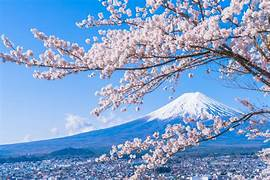
#> input picture TGMT/02.jpg, 270 x 180 px, found by its file name
$ jupyter execute 13.ipynb
#> lines starting #> are read from the running program, lines starting #| are printed output that depends on the picture
#> further down, image is the input picture: PIL image 270x180 RGB; mean R, G, B 126, 159.2, 202.5
[cell 1]
import numpy as np
from PIL import Image
import matplotlib.pyplot as plt

[cell 2]
def histogram_equalization(image, nbr_bins=256):
#> called with nbr_bins = 256
    if image.mode != 'L':
        image = image.convert('L')
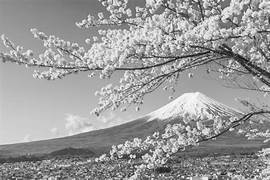
#> image: PIL image 270x180 L; min 1, max 254, mean 154.2
        image_array = np.array(image)
    histogram, bins = np.histogram(image_array, bins=nbr_bins, range=(0, 256), density=True)
#> histogram = 256 values, max 0.00961 at index 204, min 0 at index 0, mean 0.00391; bins = 257 values from 0 to 256
    cdf = histogram.cumsum()
#> cdf = 256 values from 0 to 1
    cdf = 255 * cdf / cdf[-1]
#> cdf = 256 values from 0 to 255
    image_equalized = np.interp(image_array, bins[:-1], cdf)
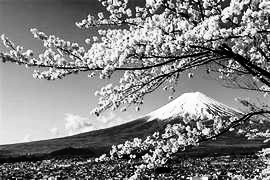
#> image_equalized: shape (180, 270) float64; min 0.0157, max 255, mean 128.3
    equalized_image = Image.fromarray(image_equalized.astype('uint8'))
    return equalized_image

[cell 3]
my_path = 'C:/Users/HI/Documents/TGMT/02.jpg'
image = Image.open(my_path)
equalized_image = histogram_equalization(image)
plt.figure(figsize=(15, 10))
plt.subplot(2, 2, 1)
plt.imshow(image.convert("L"), cmap='gray')
plt.title('Hình ảnh gốc')
plt.subplot(2, 2, 2)
plt.hist(np.array(image.convert("L")).flatten(), bins=128)
plt.title('Biểu đồ Histogram - Hình ảnh gốc')
plt.subplot(2, 2, 3)
plt.imshow(equalized_image, cmap='gray')
plt.title('Hình ảnh đã cân bằng')
plt.subplot(2, 2, 4)
plt.hist(np.array(equalized_image).flatten(), bins=128)
plt.title('Biểu đồ Histogram - Hình ảnh đã cân bằng')

plt.show()
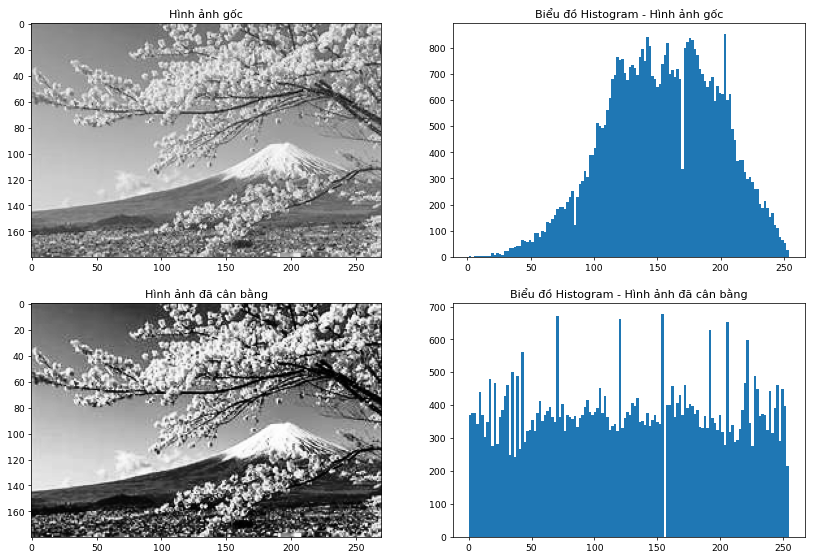
#> figure drawn by matplotlib, 4 panels; panel 2: tallest bar 852 high, from x = 202.6 to 204.6; panel 4: tallest bar 676 high, from x = 153.4 to 155.4

$ run again, with TGMT/01.jpg copied over TGMT/02.jpg
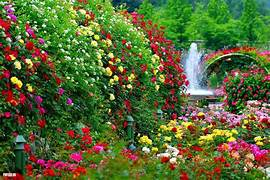
#> input picture TGMT/01.jpg, 270 x 180 px, found by its file name
#> image is the input picture: PIL image 270x180 RGB; mean R, G, B 89.1, 103.3, 54.1
#> in histogram_equalization, `image = image.convert('L')`:
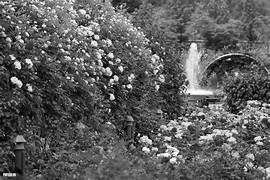
#> image: PIL image 270x180 L; min 1, max 254, mean 93.4
#> histogram = 256 values, max 0.0101 at index 83, min 0 at index 0, mean 0.00391; bins = 257 values from 0 to 256
#> in histogram_equalization, `cdf = histogram.cumsum()`: cdf = 256 values from 0 to 1
#> in histogram_equalization, `cdf = 255 * cdf / cdf[-1]`: cdf = 256 values from 0 to 255
#> `plt.show()`:
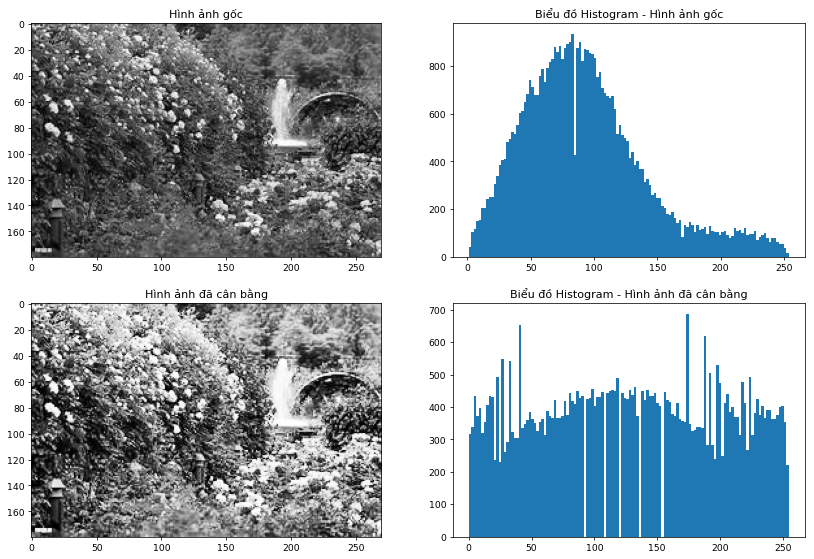
#> figure drawn by matplotlib, 4 panels; panel 2: tallest bar 934 high, from x = 82.04 to 84.02; panel 4: tallest bar 686 high, from x = 173.3 to 175.3

$ run again, with TGMT/03.jpg copied over TGMT/02.jpg
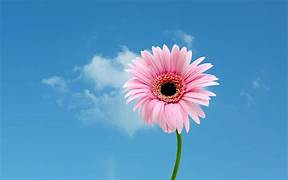
#> input picture TGMT/03.jpg, 288 x 180 px, found by its file name
#> image is the input picture: PIL image 288x180 RGB; mean R, G, B 87.7, 148.4, 194.7
#> in histogram_equalization, `image = image.convert('L')`:
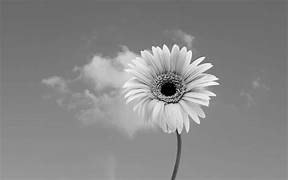
#> image: PIL image 288x180 L; min 0, max 253, mean 135.5
#> histogram = 256 values, max 0.0453 at index 108, min 0 at index 16, mean 0.00391; bins = 257 values from 0 to 256
#> in histogram_equalization, `cdf = histogram.cumsum()`: cdf = 256 values from 7.72e-05 to 1
#> in histogram_equalization, `cdf = 255 * cdf / cdf[-1]`: cdf = 256 values from 0.0197 to 255
#> `plt.show()`:
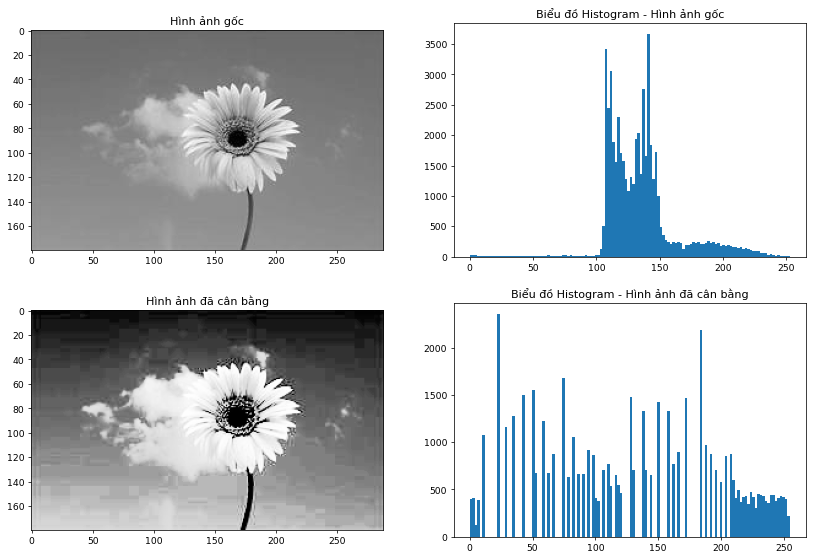
#> figure drawn by matplotlib, 4 panels; panel 2: tallest bar 3657 high, from x = 140.3 to 142.3; panel 4: tallest bar 2350 high, from x = 21.91 to 23.91
